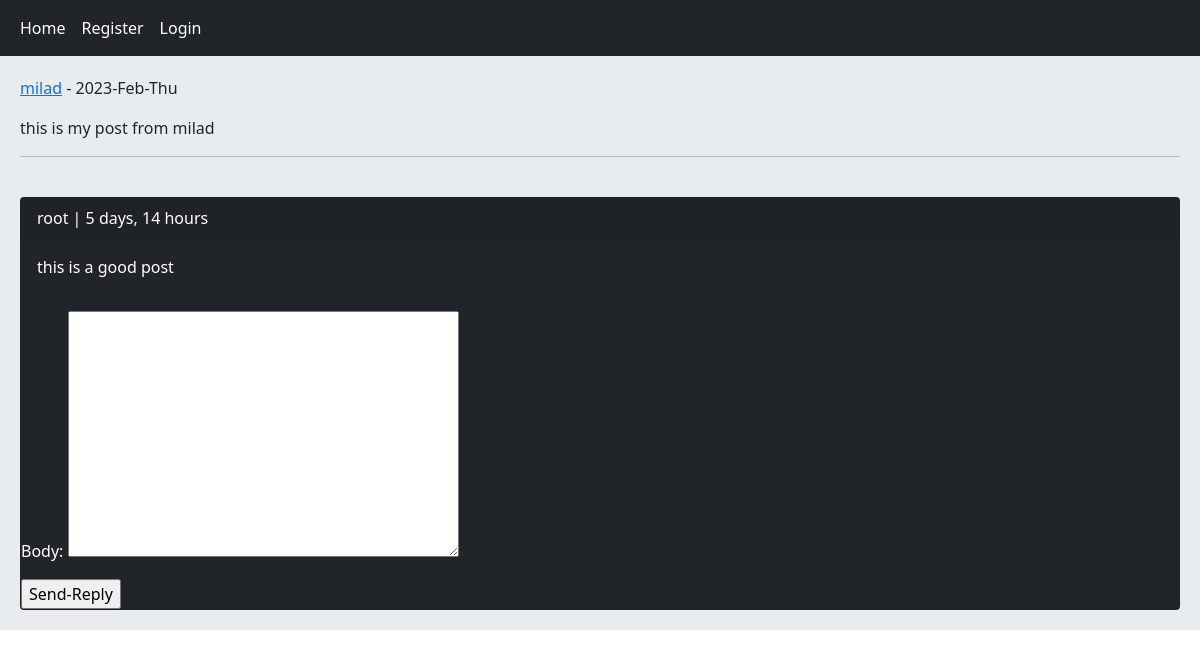
Before: /detail/2/this-is-my-post-from-milad with the older database file.
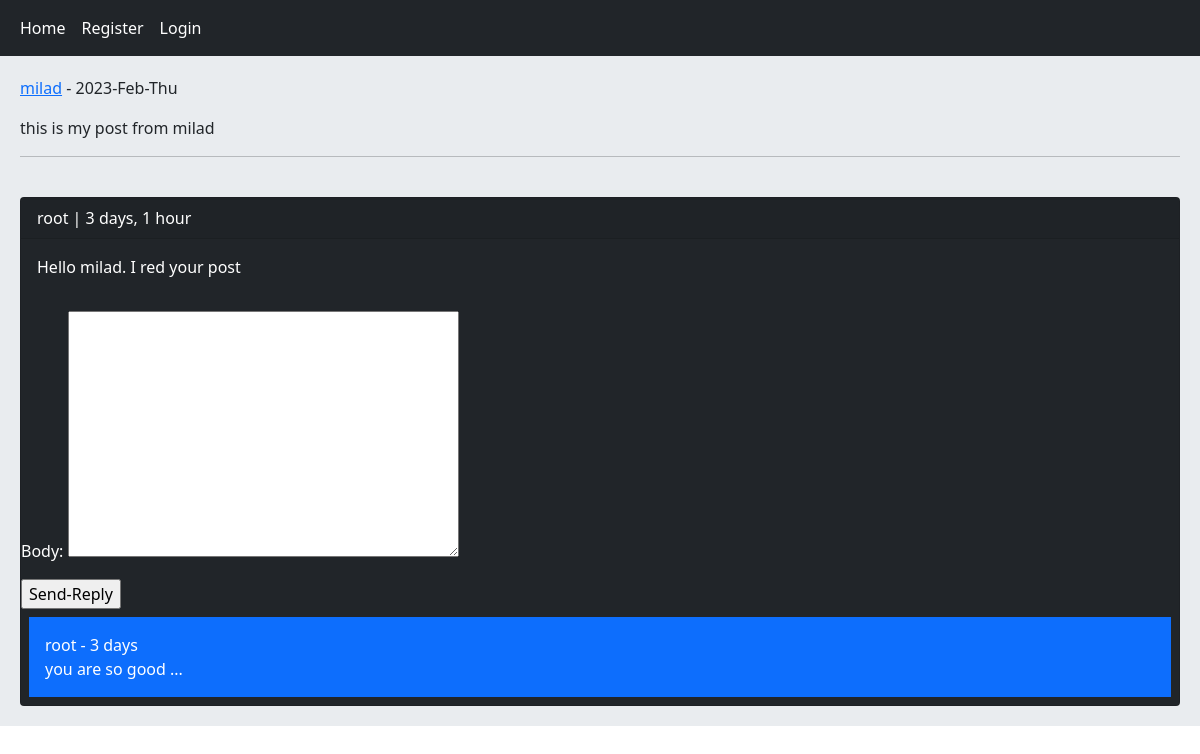
After: the same page with the newer database file.
### home/models.py (models this page shows, shortened)
class Post(models.Model):
    user = models.ForeignKey(User, on_delete=models.CASCADE, related_name='posts')
    body = models.TextField()
    slug = models.SlugField(max_length=60)
    created = models.DateTimeField(auto_now_add=True)
    updated = models.DateTimeField(auto_now=True)

class Comment(models.Model):
    user = models.ForeignKey(User, on_delete=models.CASCADE, related_name='ucomment')
    post = models.ForeignKey(Post, on_delete=models.CASCADE, related_name='pcomment')
    reply = models.ForeignKey('self', on_delete=models.CASCADE, related_name='rcomment', blank=True, null=True)
    is_reply = models.BooleanField(default=False)
    body = models.TextField(max_length=300)
    created = models.DateTimeField(auto_now_add=True)

### home/views.py (the view, shortened to what this page needs)
# urls.py: path('detail/<int:post_id>/<slug:post_slug>', views.PostDetailView.as_view(), name='post_detail'),
class PostDetailView(View):
    form_class = CommentCreateForm
    form_class_reply = CommentReplyForm
    def setup(self, request, *args, **kwargs):
        self.post_current = get_object_or_404(Post, pk=kwargs['post_id'], slug=kwargs['post_slug'])
        return super().setup(request, *args, **kwargs)
    def get(self, request, *args, **kwargs):
        post = self.post_current
        comments = post.pcomment.filter(is_reply=False)
        return render(request, 'home/detail.html', {'post': post, 'comments': comments, 'form': self.form_class,
                                                    'form_reply': self.form_class_reply})

### home/templates/home/detail.html (shortened to what this page needs)
{% extends 'base.html' %}
{% block content %}
    <p><a href="{% url 'account:user_profile' post.user.id %}">{{ post.user.username }}</a> - {{ post.updated|date:"Y-M-D"}}</p>
    <p>{{ post.body }}</p>
    <hr>
    <br>
    {% for comment in comments %}
        <div class="card bg-dark text-white">
            <p class="card-header">{{ comment.user }} | {{ comment.created|timesince }}</p>
            <p class="card-body">{{ comment.body }}</p>
            <form action="{% url 'home:add_reply' post.id comment.id %}" method="post">
                {{ form_reply.as_p }}
                <input type="submit" value="Send-Reply">
            </form>
           {% for reply in comment.rcomment.all %}
            <p class="bg-primary p-3 m-2">{{ reply.user }} - {{ reply.created|timesince }}<br>{{ reply.body }}</p>
           {% endfor %}
        </div>
    {% empty %}
        <p>No comments yet ..</p>
    {% endfor %}
{% endblock %}

### templates/base.html (shortened to what this page needs)
<!DOCTYPE html>
<html lang="en">
<head>
     <link href="https://cdn.jsdelivr.net/npm/bootstrap@5.1.3/dist/css/bootstrap.min.css" rel="stylesheet">
</head>
<body>
    {% include 'inc/navbar.html' %}
    <div class="jumbotron">
        {% block content %} {% endblock %}
    </div>
</body>
</html>

### templates/inc/navbar.html
<nav class="navbar navbar-expand-lg navbar-dark bg-dark">
  <div class="container-fluid">
    <div class="navbar-nav">
      <a class="nav-link active" href="{% url 'home:index' %}">Home</a>
      {% if request.user.is_authenticated %}
             <a class="nav-link active" href="{% url 'account:user_profile' request.user.id %}">Profile</a>
             <a class="nav-link active" href="{% url 'account:user_logout' %}">Logout</a>
        {% else %}
          <a class="nav-link active" href="{% url 'account:user_register' %}">Register</a>
          <a class="nav-link active" href="{% url 'account:user_login' %}">Login</a>
        {% endif %}
    </div>
  </div>
</nav>

### templates/base.html (style rules this page uses)
.jumbotron { padding: 20px; margin-bottom: 20px; background-color: #e9ecef; }

Changed rows visible on the page:
removed Comment: user "root", created "5 days, 14 hours", body "this is a good post"
added Comment: user "root", created "3 days, 1 hour", body "Hello milad. I red your post"
added Comment: user "root", created "3 days", body "you are so good ..."
